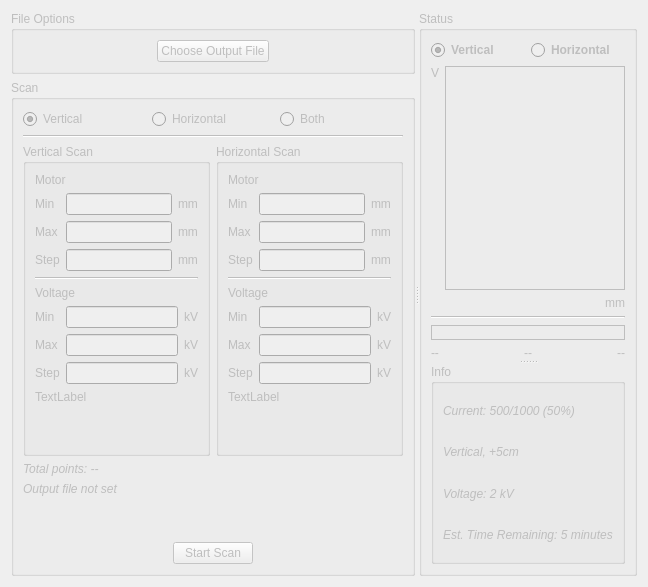
      <widget class="QWidget" name="tab_2">
       <property name="enabled">
        <bool>false</bool>
       </property>
       <attribute name="title">
        <string>Scan</string>
       </attribute>
       <layout class="QVBoxLayout" name="verticalLayout_13">
        <item>
         <widget class="QSplitter" name="splitter">
          <property name="orientation">
           <enum>Qt::Horizontal</enum>
          </property>
          <property name="childrenCollapsible">
           <bool>false</bool>
          </property>
          <widget class="QWidget" name="layoutWidget">
           <layout class="QVBoxLayout" name="verticalLayout_8">
            <item>
             <widget class="QGroupBox" name="gbFileOptions">
              <property name="title">
               <string>File Options</string>
              </property>
              <layout class="QVBoxLayout" name="verticalLayout_7">
               <item>
                <layout class="QHBoxLayout" name="horizontalLayout_6">
                 <item>
                  <spacer name="horizontalSpacer_5">
                   <property name="orientation">
                    <enum>Qt::Horizontal</enum>
                   </property>
                   <property name="sizeHint" stdset="0">
                    <size>
                     <width>40</width>
                     <height>20</height>
                    </size>
                   </property>
                  </spacer>
                 </item>
                 <item>
                  <widget class="QPushButton" name="btnChooseFile">
                   <property name="text">
                    <string>Choose Output File</string>
                   </property>
                  </widget>
                 </item>
                 <item>
                  <spacer name="horizontalSpacer_6">
                   <property name="orientation">
                    <enum>Qt::Horizontal</enum>
                   </property>
                   <property name="sizeHint" stdset="0">
                    <size>
                     <width>40</width>
                     <height>20</height>
                    </size>
                   </property>
                  </spacer>
                 </item>
                </layout>
               </item>
              </layout>
             </widget>
            </item>
            <item>
             <widget class="QGroupBox" name="gbScanControls">
              <property name="title">
               <string>Scan</string>
              </property>
              <layout class="QVBoxLayout" name="verticalLayout_4">
               <item>
                <layout class="QHBoxLayout" name="horizontalLayout_8">
                 <item>
                  <widget class="QRadioButton" name="rbVScan">
                   <property name="text">
                    <string>Vertical</string>
                   </property>
                   <property name="checked">
                    <bool>true</bool>
                   </property>
                  </widget>
                 </item>
                 <item>
                  <widget class="QRadioButton" name="rbHScan">
                   <property name="text">
                    <string>Horizontal</string>
                   </property>
                  </widget>
                 </item>
                 <item>
                  <widget class="QRadioButton" name="rbBothScan">
                   <property name="text">
                    <string>Both</string>
                   </property>
                  </widget>
                 </item>
                </layout>
               </item>
               <item>
                <widget class="Line" name="line_5">
                 <property name="orientation">
                  <enum>Qt::Horizontal</enum>
                 </property>
                </widget>
               </item>
               <item>
                <layout class="QHBoxLayout" name="horizontalLayout_2">
                 <item>
                  <widget class="QGroupBox" name="gbVScan">
                   <property name="title">
                    <string>Vertical Scan</string>
                   </property>
                   <layout class="QVBoxLayout" name="verticalLayout">
                    <item>
                     <widget class="QLabel" name="label_5">
                      <property name="text">
                       <string>Motor</string>
                      </property>
                     </widget>
                    </item>
                    <item>
                     <layout class="QGridLayout" name="gridLayout_3">
                      <item row="0" column="1">
                       <widget class="QLineEdit" name="txtVMinPos">
                        <property name="alignment">
                         <set>Qt::AlignCenter</set>
                        </property>
                       </widget>
                      </item>
                      <item row="1" column="0">
                       <widget class="QLabel" name="label_3">
                        <property name="text">
                         <string>Max</string>
                        </property>
                       </widget>
                      </item>
                      <item row="1" column="1">
                       <widget class="QLineEdit" name="txtVMaxPos">
                        <property name="alignment">
                         <set>Qt::AlignCenter</set>
                        </property>
                       </widget>
                      </item>
                      <item row="0" column="0">
                       <widget class="QLabel" name="label_2">
                        <property name="text">
                         <string>Min</string>
                        </property>
                       </widget>
                      </item>
                      <item row="2" column="0">
                       <widget class="QLabel" name="label_4">
                        <property name="text">
                         <string>Step</string>
                        </property>
                       </widget>
                      </item>
                      <item row="2" column="1">
                       <widget class="QLineEdit" name="txtVStepPos">
                        <property name="alignment">
                         <set>Qt::AlignCenter</set>
                        </property>
                       </widget>
                      </item>
                      <item row="0" column="2">
                       <widget class="QLabel" name="label_26">
                        <property name="text">
                         <string>mm</string>
                        </property>
                       </widget>
                      </item>
                      <item row="1" column="2">
                       <widget class="QLabel" name="label_27">
                        <property name="text">
                         <string>mm</string>
                        </property>
                       </widget>
                      </item>
                      <item row="2" column="2">
                       <widget class="QLabel" name="label_28">
                        <property name="text">
                         <string>mm</string>
                        </property>
                       </widget>
                      </item>
                     </layout>
                    </item>
                    <item>
                     <widget class="Line" name="line">
                      <property name="orientation">
                       <enum>Qt::Horizontal</enum>
                      </property>
                     </widget>
                    </item>
                    <item>
                     <widget class="QLabel" name="label_6">
                      <property name="text">
                       <string>Voltage</string>
                      </property>
                     </widget>
                    </item>
                    <item>
                     <layout class="QGridLayout" name="gridLayout">
                      <item row="0" column="0">
                       <widget class="QLabel" name="label_7">
                        <property name="text">
                         <string>Min</string>
                        </property>
                       </widget>
                      </item>
                      <item row="1" column="0">
                       <widget class="QLabel" name="label_8">
                        <property name="text">
                         <string>Max</string>
                        </property>
                       </widget>
                      </item>
                      <item row="1" column="1">
                       <widget class="QLineEdit" name="txtVMaxV">
                        <property name="alignment">
                         <set>Qt::AlignCenter</set>
                        </property>
                       </widget>
                      </item>
                      <item row="2" column="1">
                       <widget class="QLineEdit" name="txtVStepV">
                        <property name="alignment">
                         <set>Qt::AlignCenter</set>
                        </property>
                       </widget>
                      </item>
                      <item row="2" column="0">
                       <widget class="QLabel" name="label_9">
                        <property name="text">
                         <string>Step</string>
                        </property>
                       </widget>
                      </item>
                      <item row="0" column="1">
                       <widget class="QLineEdit" name="txtVMinV">
                        <property name="alignment">
                         <set>Qt::AlignCenter</set>
                        </property>
                       </widget>
                      </item>
                      <item row="0" column="2">
                       <widget class="QLabel" name="label_32">
                        <property name="text">
                         <string>kV</string>
                        </property>
                       </widget>
                      </item>
                      <item row="1" column="2">
                       <widget class="QLabel" name="label_33">
                        <property name="text">
                         <string>kV</string>
                        </property>
                       </widget>
                      </item>
                      <item row="2" column="2">
                       <widget class="QLabel" name="label_34">
                        <property name="text">
                         <string>kV</string>
                        </property>
                       </widget>
                      </item>
                     </layout>
                    </item>
                    <item>
                     <widget class="QLabel" name="lblVScanError">
                      <property name="text">
                       <string>TextLabel</string>
                      </property>
                     </widget>
                    </item>
                    <item>
                     <spacer name="verticalSpacer_4">
                      <property name="orientation">
                       <enum>Qt::Vertical</enum>
                      </property>
                      <property name="sizeHint" stdset="0">
                       <size>
                        <width>20</width>
                        <height>40</height>
                       </size>
                      </property>
                     </spacer>
                    </item>
                   </layout>
                  </widget>
                 </item>
                 <item>
                  <widget class="QGroupBox" name="gbHScan">
                   <property name="enabled">
                    <bool>false</bool>
                   </property>
                   <property name="title">
                    <string>Horizontal Scan</string>
                   </property>
                   <layout class="QVBoxLayout" name="verticalLayout_2">
                    <item>
                     <widget class="QLabel" name="label_10">
                      <property name="text">
                       <string>Motor</string>
                      </property>
                     </widget>
                    </item>
                    <item>
                     <layout class="QGridLayout" name="gridLayout_4">
                      <item row="0" column="1">
                       <widget class="QLineEdit" name="txtHMinPos">
                        <property name="alignment">
                         <set>Qt::AlignCenter</set>
                        </property>
                       </widget>
                      </item>
                      <item row="0" column="0">
                       <widget class="QLabel" name="label_11">
                        <property name="text">
                         <string>Min</string>
                        </property>
                       </widget>
                      </item>
                      <item row="1" column="0">
                       <widget class="QLabel" name="label_12">
                        <property name="text">
                         <string>Max</string>
                        </property>
                       </widget>
                      </item>
                      <item row="1" column="1">
                       <widget class="QLineEdit" name="txtHMaxPos">
                        <property name="alignment">
                         <set>Qt::AlignCenter</set>
                        </property>
                       </widget>
                      </item>
                      <item row="2" column="1">
                       <widget class="QLineEdit" name="txtHStepPos">
                        <property name="alignment">
                         <set>Qt::AlignCenter</set>
                        </property>
                       </widget>
                      </item>
                      <item row="2" column="0">
                       <widget class="QLabel" name="label_13">
                        <property name="text">
                         <string>Step</string>
                        </property>
                       </widget>
                      </item>
                      <item row="0" column="2">
                       <widget class="QLabel" name="label_29">
                        <property name="text">
                         <string>mm</string>
                        </property>
                       </widget>
                      </item>
                      <item row="1" column="2">
                       <widget class="QLabel" name="label_30">
                        <property name="text">
                         <string>mm</string>
                        </property>
                       </widget>
                      </item>
                      <item row="2" column="2">
                       <widget class="QLabel" name="label_31">
                        <property name="text">
                         <string>mm</string>
                        </property>
                       </widget>
                      </item>
                     </layout>
                    </item>
                    <item>
                     <widget class="Line" name="line_2">
                      <property name="orientation">
                       <enum>Qt::Horizontal</enum>
                      </property>
                     </widget>
                    </item>
                    <item>
                     <widget class="QLabel" name="label_14">
                      <property name="text">
                       <string>Voltage</string>
                      </property>
                     </widget>
                    </item>
                    <item>
                     <layout class="QGridLayout" name="gridLayout_5">
                      <item row="1" column="1">
                       <widget class="QLineEdit" name="txtHMaxV">
                        <property name="alignment">
                         <set>Qt::AlignCenter</set>
                        </property>
                       </widget>
                      </item>
                      <item row="1" column="0">
                       <widget class="QLabel" name="label_16">
                        <property name="text">
                         <string>Max</string>
                        </property>
                       </widget>
                      </item>
                      <item row="0" column="1">
                       <widget class="QLineEdit" name="txtHMinV">
                        <property name="alignment">
                         <set>Qt::AlignCenter</set>
                        </property>
                       </widget>
                      </item>
                      <item row="0" column="0">
                       <widget class="QLabel" name="label_15">
                        <property name="text">
                         <string>Min</string>
                        </property>
                       </widget>
                      </item>
                      <item row="2" column="0">
                       <widget class="QLabel" name="label_17">
                        <property name="text">
                         <string>Step</string>
                        </property>
                       </widget>
                      </item>
                      <item row="2" column="1">
                       <widget class="QLineEdit" name="txtHStepV">
                        <property name="alignment">
                         <set>Qt::AlignCenter</set>
                        </property>
                       </widget>
                      </item>
                      <item row="0" column="2">
                       <widget class="QLabel" name="label_35">
                        <property name="text">
                         <string>kV</string>
                        </property>
                       </widget>
                      </item>
                      <item row="1" column="2">
                       <widget class="QLabel" name="label_36">
                        <property name="text">
                         <string>kV</string>
                        </property>
                       </widget>
                      </item>
                      <item row="2" column="2">
                       <widget class="QLabel" name="label_37">
                        <property name="text">
                         <string>kV</string>
                        </property>
                       </widget>
                      </item>
                     </layout>
                    </item>
                    <item>
                     <widget class="QLabel" name="lblHScanError">
                      <property name="text">
                       <string>TextLabel</string>
                      </property>
                     </widget>
                    </item>
                    <item>
                     <spacer name="verticalSpacer_5">
                      <property name="orientation">
                       <enum>Qt::Vertical</enum>
                      </property>
                      <property name="sizeHint" stdset="0">
                       <size>
                        <width>20</width>
                        <height>40</height>
                       </size>
                      </property>
                     </spacer>
                    </item>
                   </layout>
                  </widget>
                 </item>
                </layout>
               </item>
               <item>
                <widget class="QLabel" name="lblScanPoints">
                 <property name="font">
                  <font>
                   <family>MS Sans Serif</family>
                   <italic>true</italic>
                  </font>
                 </property>
                 <property name="text">
                  <string>Total points: --</string>
                 </property>
                </widget>
               </item>
               <item>
                <widget class="QLabel" name="lblSaveFile">
                 <property name="font">
                  <font>
                   <family>MS Sans Serif</family>
                   <italic>true</italic>
                  </font>
                 </property>
                 <property name="text">
                  <string>Output file not set</string>
                 </property>
                 <property name="wordWrap">
                  <bool>true</bool>
                 </property>
                </widget>
               </item>
               <item>
                <spacer name="verticalSpacer_3">
                 <property name="orientation">
                  <enum>Qt::Vertical</enum>
                 </property>
                 <property name="sizeHint" stdset="0">
                  <size>
                   <width>20</width>
                   <height>40</height>
                  </size>
                 </property>
                </spacer>
               </item>
               <item>
                <layout class="QHBoxLayout" name="horizontalLayout_3">
                 <item>
                  <spacer name="horizontalSpacer">
                   <property name="orientation">
                    <enum>Qt::Horizontal</enum>
                   </property>
                   <property name="sizeHint" stdset="0">
                    <size>
                     <width>40</width>
                     <height>20</height>
                    </size>
                   </property>
                  </spacer>
                 </item>
                 <item>
                  <widget class="QPushButton" name="btnStartStopScan">
                   <property name="enabled">
                    <bool>false</bool>
                   </property>
                   <property name="text">
                    <string>Start Scan</string>
                   </property>
                  </widget>
                 </item>
                 <item>
                  <spacer name="horizontalSpacer_2">
                   <property name="orientation">
                    <enum>Qt::Horizontal</enum>
                   </property>
                   <property name="sizeHint" stdset="0">
                    <size>
                     <width>40</width>
                     <height>20</height>
                    </size>
                   </property>
                  </spacer>
                 </item>
                </layout>
               </item>
              </layout>
             </widget>
            </item>
           </layout>
          </widget>
          <widget class="QGroupBox" name="groupBox_9">
           <property name="title">
            <string>Status</string>
           </property>
           <layout class="QVBoxLayout" name="verticalLayout_16">
            <item>
             <layout class="QHBoxLayout" name="horizontalLayout_19">
              <item>
               <widget class="QRadioButton" name="rbVScanStatus">
                <property name="styleSheet">
                 <string notr="true">font-weight: bold</string>
                </property>
                <property name="text">
                 <string>Vertical</string>
                </property>
                <property name="checked">
                 <bool>true</bool>
                </property>
               </widget>
              </item>
              <item>
               <widget class="QRadioButton" name="rbHScanStatus">
                <property name="styleSheet">
                 <string notr="true">font-weight: bold</string>
                </property>
                <property name="text">
                 <string>Horizontal</string>
                </property>
               </widget>
              </item>
             </layout>
            </item>
            <item>
             <widget class="QSplitter" name="splitter_2">
              <property name="orientation">
               <enum>Qt::Vertical</enum>
              </property>
              <property name="childrenCollapsible">
               <bool>false</bool>
              </property>
              <widget class="QWidget" name="layoutWidget">
               <layout class="QVBoxLayout" name="lyGrad">
                <item>
                 <layout class="QVBoxLayout" name="verticalLayout_10">
                  <item>
                   <layout class="QHBoxLayout" name="lyScan" stretch="0,0">
                    <property name="sizeConstraint">
                     <enum>QLayout::SetDefaultConstraint</enum>
                    </property>
                    <item>
                     <widget class="QLabel" name="label_43">
                      <property name="sizePolicy">
                       <sizepolicy hsizetype="Fixed" vsizetype="Expanding">
                        <horstretch>0</horstretch>
                        <verstretch>0</verstretch>
                       </sizepolicy>
                      </property>
                      <property name="text">
                       <string>V</string>
                      </property>
                      <property name="alignment">
                       <set>Qt::AlignHCenter|Qt::AlignTop</set>
                      </property>
                     </widget>
                    </item>
                    <item>
                     <widget class="QLabel" name="lblScanStatus">
                      <property name="sizePolicy">
                       <sizepolicy hsizetype="Ignored" vsizetype="Ignored">
                        <horstretch>0</horstretch>
                        <verstretch>0</verstretch>
                       </sizepolicy>
                      </property>
                      <property name="minimumSize">
                       <size>
                        <width>0</width>
                        <height>0</height>
                       </size>
                      </property>
                      <property name="frameShape">
                       <enum>QFrame::Box</enum>
                      </property>
                      <property name="text">
                       <string/>
                      </property>
                     </widget>
                    </item>
                   </layout>
                  </item>
                  <item>
                   <widget class="QLabel" name="label_44">
                    <property name="sizePolicy">
                     <sizepolicy hsizetype="Expanding" vsizetype="Fixed">
                      <horstretch>0</horstretch>
                      <verstretch>0</verstretch>
                     </sizepolicy>
                    </property>
                    <property name="text">
                     <string>mm</string>
                    </property>
                    <property name="alignment">
                     <set>Qt::AlignRight|Qt::AlignTrailing|Qt::AlignVCenter</set>
                    </property>
                   </widget>
                  </item>
                 </layout>
                </item>
                <item>
                 <widget class="Line" name="line_3">
                  <property name="orientation">
                   <enum>Qt::Horizontal</enum>
                  </property>
                 </widget>
                </item>
                <item>
                 <widget class="QLabel" name="lblColorScale">
                  <property name="sizePolicy">
                   <sizepolicy hsizetype="Ignored" vsizetype="Preferred">
                    <horstretch>0</horstretch>
                    <verstretch>0</verstretch>
                   </sizepolicy>
                  </property>
                  <property name="minimumSize">
                   <size>
                    <width>0</width>
                    <height>15</height>
                   </size>
                  </property>
                  <property name="maximumSize">
                   <size>
                    <width>16777215</width>
                    <height>15</height>
                   </size>
                  </property>
                  <property name="frameShape">
                   <enum>QFrame::Box</enum>
                  </property>
                  <property name="text">
                   <string/>
                  </property>
                 </widget>
                </item>
                <item>
                 <layout class="QHBoxLayout" name="horizontalLayout_9">
                  <property name="spacing">
                   <number>7</number>
                  </property>
                  <item>
                   <widget class="QLabel" name="lblColorScaleMin">
                    <property name="text">
                     <string>--</string>
                    </property>
                   </widget>
                  </item>
                  <item>
                   <widget class="QLabel" name="lblColorScaleMid">
                    <property name="text">
                     <string>--</string>
                    </property>
                    <property name="alignment">
                     <set>Qt::AlignCenter</set>
                    </property>
                   </widget>
                  </item>
                  <item>
                   <widget class="QLabel" name="lblColorScaleMax">
                    <property name="text">
                     <string>--</string>
                    </property>
                    <property name="alignment">
                     <set>Qt::AlignRight|Qt::AlignTrailing|Qt::AlignVCenter</set>
                    </property>
                   </widget>
                  </item>
                 </layout>
                </item>
               </layout>
              </widget>
              <widget class="QGroupBox" name="groupBox_12">
               <property name="sizePolicy">
                <sizepolicy hsizetype="Preferred" vsizetype="Preferred">
                 <horstretch>0</horstretch>
                 <verstretch>0</verstretch>
                </sizepolicy>
               </property>
               <property name="maximumSize">
                <size>
                 <width>16777215</width>
                 <height>200</height>
                </size>
               </property>
               <property name="title">
                <string>Info</string>
               </property>
               <layout class="QVBoxLayout" name="verticalLayout_15">
                <item>
                 <widget class="QLabel" name="lblScanProgress">
                  <property name="font">
                   <font>
                    <family>MS Sans Serif</family>
                    <italic>true</italic>
                   </font>
                  </property>
                  <property name="text">
                   <string>Current: 500/1000 (50%)</string>
                  </property>
                 </widget>
                </item>
                <item>
                 <widget class="QLabel" name="label_23">
                  <property name="font">
                   <font>
                    <family>MS Sans Serif</family>
                    <italic>true</italic>
                   </font>
                  </property>
                  <property name="text">
                   <string>Vertical, +5cm</string>
                  </property>
                 </widget>
                </item>
                <item>
                 <widget class="QLabel" name="label_38">
                  <property name="font">
                   <font>
                    <family>MS Sans Serif</family>
                    <italic>true</italic>
                   </font>
                  </property>
                  <property name="text">
                   <string>Voltage: 2 kV</string>
                  </property>
                 </widget>
                </item>
                <item>
                 <widget class="QLabel" name="lblScanTime">
                  <property name="font">
                   <font>
                    <family>MS Sans Serif</family>
                    <italic>true</italic>
                   </font>
                  </property>
                  <property name="text">
                   <string>Est. Time Remaining: 5 minutes</string>
                  </property>
                 </widget>
                </item>
               </layout>
              </widget>
             </widget>
            </item>
           </layout>
          </widget>
         </widget>
        </item>
       </layout>
      </widget>
